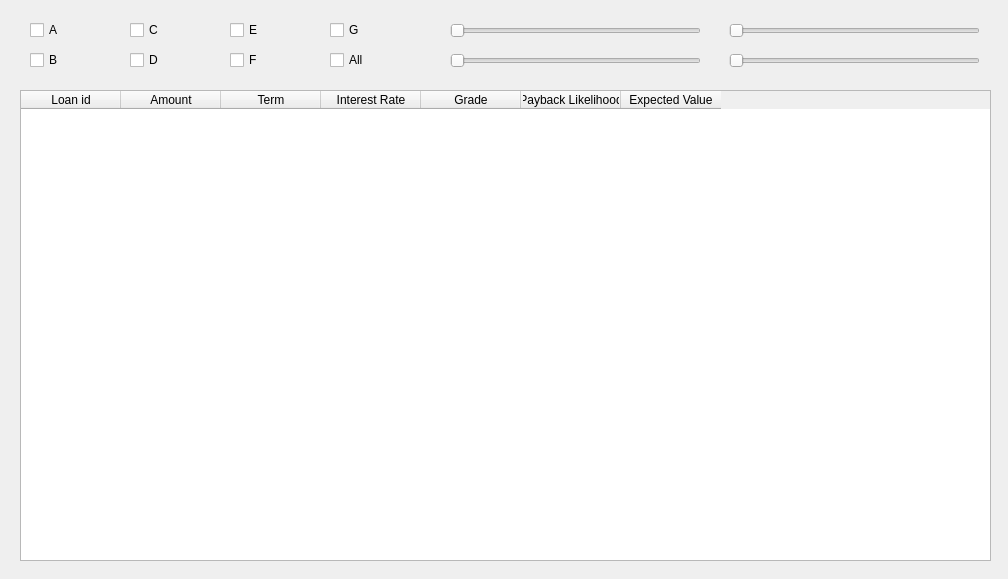
<?xml version="1.0" encoding="UTF-8"?>
<ui version="4.0">
 <class>Form</class>
 <widget class="QWidget" name="Form">
  <property name="geometry">
   <rect>
    <x>0</x>
    <y>0</y>
    <width>1008</width>
    <height>579</height>
   </rect>
  </property>
  <property name="windowTitle">
   <string>Form</string>
  </property>
  <widget class="QTableWidget" name="tableWidget">
   <property name="geometry">
    <rect>
     <x>20</x>
     <y>90</y>
     <width>971</width>
     <height>471</height>
    </rect>
   </property>
   <column>
    <property name="text">
     <string>Loan id</string>
    </property>
   </column>
   <column>
    <property name="text">
     <string>Amount</string>
    </property>
   </column>
   <column>
    <property name="text">
     <string>Term</string>
    </property>
   </column>
   <column>
    <property name="text">
     <string>Interest Rate</string>
    </property>
   </column>
   <column>
    <property name="text">
     <string>Grade</string>
    </property>
   </column>
   <column>
    <property name="text">
     <string>Payback Likelihood</string>
    </property>
   </column>
   <column>
    <property name="text">
     <string>Expected Value</string>
    </property>
   </column>
  </widget>
  <widget class="QCheckBox" name="a_box">
   <property name="geometry">
    <rect>
     <x>30</x>
     <y>20</y>
     <width>87</width>
     <height>20</height>
    </rect>
   </property>
   <property name="text">
    <string>A</string>
   </property>
  </widget>
  <widget class="QCheckBox" name="e_box">
   <property name="geometry">
    <rect>
     <x>230</x>
     <y>20</y>
     <width>87</width>
     <height>20</height>
    </rect>
   </property>
   <property name="text">
    <string>E</string>
   </property>
  </widget>
  <widget class="QCheckBox" name="b_box">
   <property name="geometry">
    <rect>
     <x>30</x>
     <y>50</y>
     <width>87</width>
     <height>20</height>
    </rect>
   </property>
   <property name="text">
    <string>B</string>
   </property>
  </widget>
  <widget class="QCheckBox" name="d_box">
   <property name="geometry">
    <rect>
     <x>130</x>
     <y>50</y>
     <width>87</width>
     <height>20</height>
    </rect>
   </property>
   <property name="text">
    <string>D</string>
   </property>
  </widget>
  <widget class="QCheckBox" name="g_box">
   <property name="geometry">
    <rect>
     <x>330</x>
     <y>20</y>
     <width>87</width>
     <height>20</height>
    </rect>
   </property>
   <property name="text">
    <string>G</string>
   </property>
  </widget>
  <widget class="QCheckBox" name="c_box">
   <property name="geometry">
    <rect>
     <x>130</x>
     <y>20</y>
     <width>87</width>
     <height>20</height>
    </rect>
   </property>
   <property name="text">
    <string>C</string>
   </property>
  </widget>
  <widget class="QCheckBox" name="f_box">
   <property name="geometry">
    <rect>
     <x>230</x>
     <y>50</y>
     <width>87</width>
     <height>20</height>
    </rect>
   </property>
   <property name="text">
    <string>F</string>
   </property>
  </widget>
  <widget class="QCheckBox" name="all_box">
   <property name="geometry">
    <rect>
     <x>330</x>
     <y>50</y>
     <width>87</width>
     <height>20</height>
    </rect>
   </property>
   <property name="text">
    <string>All</string>
   </property>
  </widget>
  <widget class="QSlider" name="min_prob">
   <property name="geometry">
    <rect>
     <x>450</x>
     <y>20</y>
     <width>251</width>
     <height>22</height>
    </rect>
   </property>
   <property name="orientation">
    <enum>Qt::Horizontal</enum>
   </property>
  </widget>
  <widget class="QSlider" name="min_ev">
   <property name="geometry">
    <rect>
     <x>450</x>
     <y>50</y>
     <width>251</width>
     <height>22</height>
    </rect>
   </property>
   <property name="orientation">
    <enum>Qt::Horizontal</enum>
   </property>
  </widget>
  <widget class="QSlider" name="max_ev">
   <property name="geometry">
    <rect>
     <x>729</x>
     <y>50</y>
     <width>251</width>
     <height>22</height>
    </rect>
   </property>
   <property name="orientation">
    <enum>Qt::Horizontal</enum>
   </property>
  </widget>
  <widget class="QSlider" name="max_prob">
   <property name="geometry">
    <rect>
     <x>729</x>
     <y>20</y>
     <width>251</width>
     <height>22</height>
    </rect>
   </property>
   <property name="orientation">
    <enum>Qt::Horizontal</enum>
   </property>
  </widget>
 </widget>
 <resources/>
 <connections/>
</ui>
